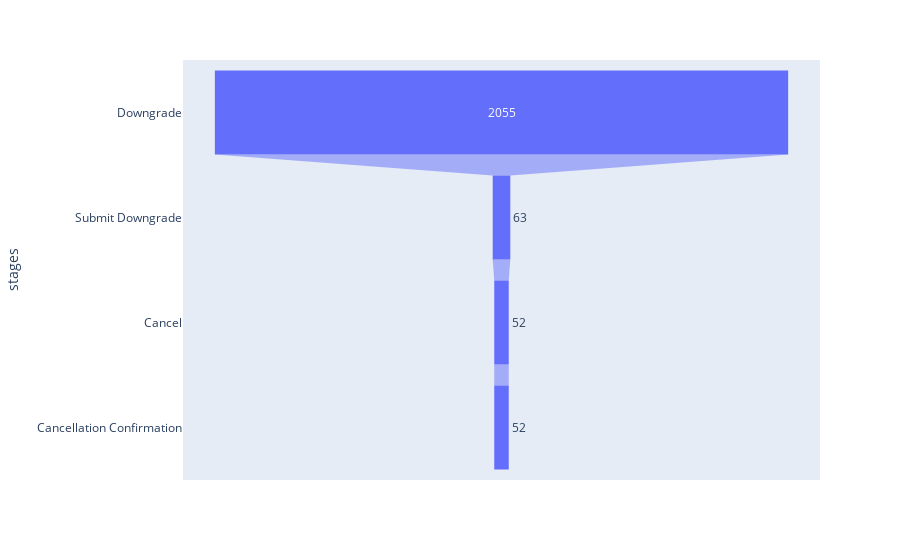

Notebook source saved alongside this figure:
### Code cell
service_change = [
    "Downgrade",
    "Submit Downgrade",
    "Cancel",
    "Cancellation Confirmation",
]

service_change_df = psdf.select("page").distinct().toPandas()
service_change_s = service_change_df.squeeze().tolist()

service_change_df = (
    psdf[["page", "userId"]].filter((col("page").isin(service_change))).toPandas()
)


service_change_df = service_change_df.groupby("userId").value_counts().reset_index()

service_change_df = service_change_df.pivot(
    index="userId", columns="page", values="count"
).fillna(value=0)

service_funnel = service_change_df.sum().sort_values(ascending=False)
data = dict(stages=service_funnel.keys(), numbers=service_funnel.values)
fig = px.funnel(data, x="numbers", y="stages")
fig.show()

service_change_df

### Figure 1 — Plotly figure (JSON) as saved in the notebook; plotly's stock layout.template omitted (floating-point values rounded to 4 significant figures)
{"data": [{"hovertemplate": "numbers=%{x}<br>stages=%{y}<extra></extra>", "legendgroup": "", "marker": {"color": "#636efa"}, "name": "", "orientation": "h", "showlegend": false, "type": "funnel", "x": [2055, 63, 52, 52], "xaxis": "x", "y": ["Downgrade", "Submit Downgrade", "Cancel", "Cancellation Confirmation"], "yaxis": "y"}], "layout": {"legend": {"tracegroupgap": 0}, "margin": {"t": 60}, "xaxis": {"anchor": "y", "domain": [0, 1], "title": {"text": "numbers"}}, "yaxis": {"anchor": "x", "domain": [0, 1], "title": {"text": "stages"}}}}
